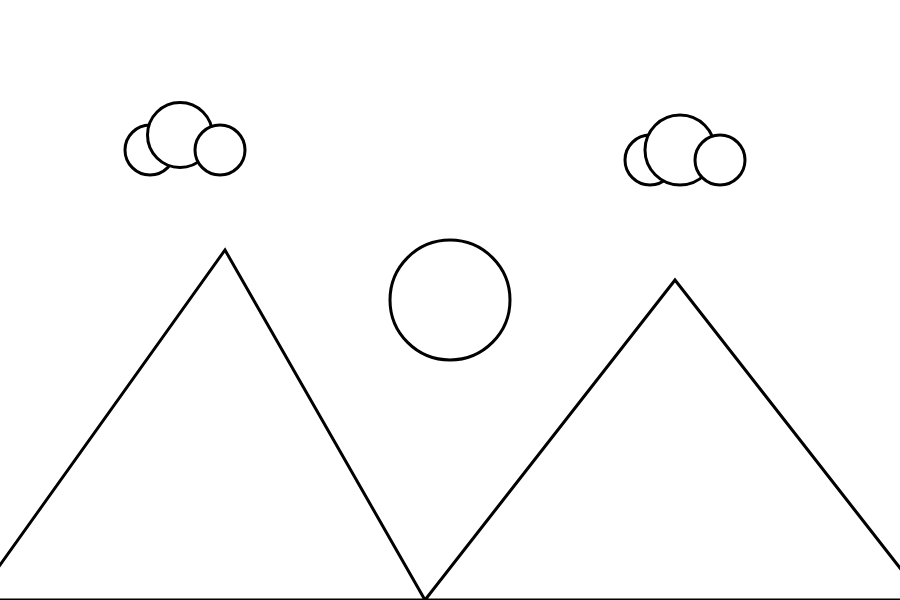
Frame 1 (no input)
Frame 60 (no input): identical to frame 1, image omitted
Frame 120 (the mouse pressed at the canvas centre since frame 60): identical to frame 1, image omitted

The p5.js sketch that drew this single still picture (run headless with seeded random() and noise() and a simulated clock; from frame 60 on, the mouse is pressed at the canvas centre):

// p5.js sketch
// ── sketch.js
function setup() {
  createCanvas(900, 600);
}

function draw() {
  background(255);
  strokeWeight(3)

  // mountain1
  triangle(
    -25, 600,   
    225, 250,   
    425, 600
  );

  // mountain2
  triangle(
    425, 600,   
    675, 280,   
    925, 600    
  );

  // cloud1
  circle(150, 150, 50);
  circle(180, 135, 65);
  circle(220, 150, 50);

  // cloud2
  circle(650, 160, 50);
  circle(680, 150, 70);
  circle(720, 160, 50);

  // sun
  circle(450, 300, 120);
}
